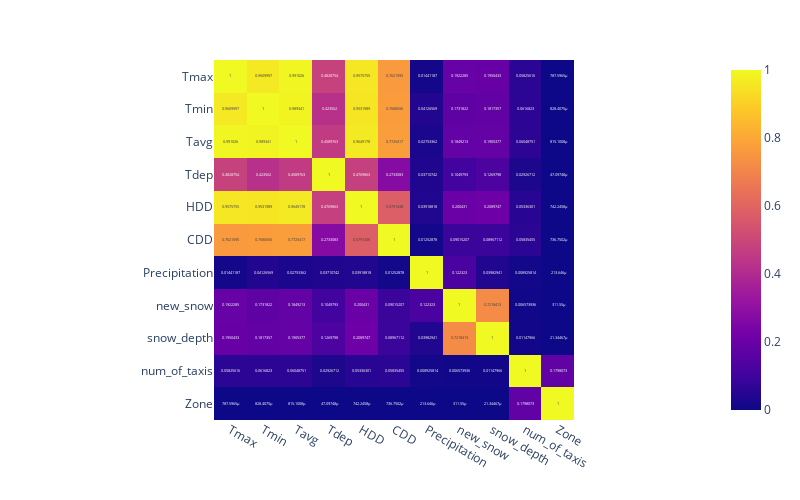

Notebook cell for this chart:
### Code cell
import seaborn as sns
import plotly.express as px
import numpy as np

corr = df.corr().abs()

fig = px.imshow(corr, text_auto=True)
fig.update_layout(
    autosize=False,
    width=800,
    height=500,)

fig.show()

### Figure 1 — Plotly figure (JSON) as saved in the notebook; plotly's stock layout.template omitted (floating-point values rounded to 4 significant figures)
{"data": [{"coloraxis": "coloraxis", "hovertemplate": "x: %{x}<br>y: %{y}<br>color: %{z}<extra></extra>", "name": "0", "texttemplate": "%{z}", "type": "heatmap", "x": ["Tmax", "Tmin", "Tavg", "Tdep", "HDD", "CDD", "Precipitation", "new_snow", "snow_depth", "num_of_taxis", "Zone"], "xaxis": "x", "y": ["Tmax", "Tmin", "Tavg", "Tdep", "HDD", "CDD", "Precipitation", "new_snow", "snow_depth", "num_of_taxis", "Zone"], "yaxis": "y", "z": [[1, 0.961, 0.991, 0.4829, 0.9576, 0.7622, 0.01441, 0.1922, 0.195, 0.05826, 0.0007876], [0.961, 1, 0.9893, 0.4236, 0.9532, 0.7681, 0.04127, 0.1732, 0.1817, 0.06168, 0.0008284], [0.991, 0.9893, 1, 0.459, 0.9649, 0.7725, 0.02753, 0.1849, 0.1905, 0.06049, 0.0008151], [0.4829, 0.4236, 0.459, 1, 0.477, 0.2733, 0.03711, 0.105, 0.127, 0.02927, 4.71e-05], [0.9576, 0.9532, 0.9649, 0.477, 1, 0.5791, 0.03919, 0.2004, 0.209, 0.05336, 0.0007422], [0.7622, 0.7681, 0.7725, 0.2733, 0.5791, 1, 0.01253, 0.09015, 0.08967, 0.05835, 0.0007368], [0.01441, 0.04127, 0.02753, 0.03711, 0.03919, 0.01253, 1, 0.1223, 0.03983, 0.008926, 0.0002136], [0.1922, 0.1732, 0.1849, 0.105, 0.2004, 0.09015, 0.1223, 1, 0.7218, 0.006574, 0.0003115], [0.195, 0.1817, 0.1905, 0.127, 0.209, 0.08967, 0.03983, 0.7218, 1, 0.01148, 2.134e-05], [0.05826, 0.06168, 0.06049, 0.02927, 0.05336, 0.05835, 0.008926, 0.006574, 0.01148, 1, 0.1798], [0.0007876, 0.0008284, 0.0008151, 4.71e-05, 0.0007422, 0.0007368, 0.0002136, 0.0003115, 2.134e-05, 0.1798, 1]]}], "layout": {"autosize": false, "coloraxis": {"colorscale": [[0, "#0d0887"], [0.1111, "#46039f"], [0.2222, "#7201a8"], [0.3333, "#9c179e"], [0.4444, "#bd3786"], [0.5556, "#d8576b"], [0.6667, "#ed7953"], [0.7778, "#fb9f3a"], [0.8889, "#fdca26"], [1, "#f0f921"]]}, "height": 500, "margin": {"t": 60}, "width": 800, "xaxis": {"anchor": "y", "constrain": "domain", "domain": [0, 1], "scaleanchor": "y"}, "yaxis": {"anchor": "x", "autorange": "reversed", "constrain": "domain", "domain": [0, 1]}}}
